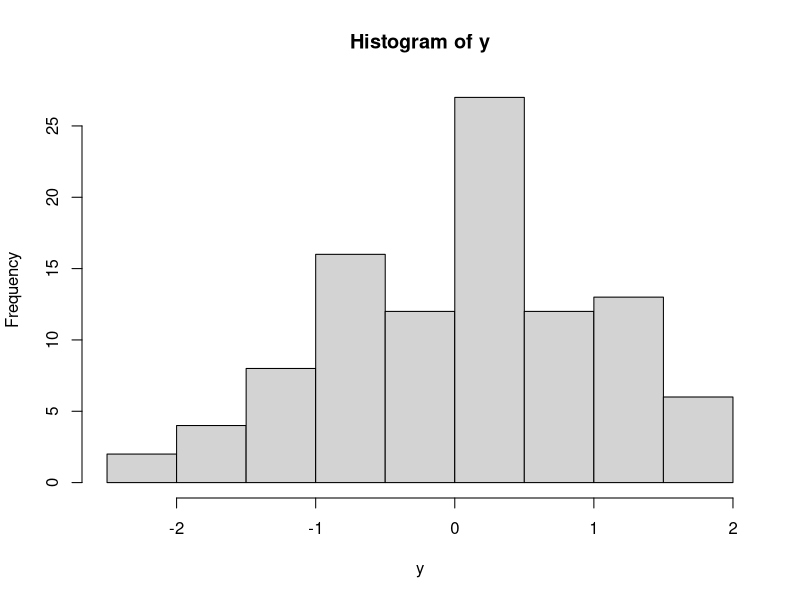

Generate this figure with R:
## ---- chunk 1
knitr::opts_chunk$set(
  echo = TRUE,
  comment = "#>",
  collapse = TRUE,
  warning = FALSE,
  message = FALSE
)
## ---- chunk 2
# random number between 0 and 100
x <- runif(1, 0, 100)
x

# random numbers
y <- rnorm(100)
hist(y)

# if / else if / else
if (x > 3) {
  print("X is greater than 3")
} else if (x < 3) {
  print("X is less than 3")
} else {
  print("X is equal to 3")
}
## ---- chunk 3
# one random number between 0 and 10
x <- runif(1, 0, 10)
x

if (x > 3) {
  print("X is greater than three")
} else {
  print("X is less or equal to three")
}
## ---- chunk 4
# y gets 10 if x > 3, otherwise 0
y <- if (x > 3) {
  10
} else {
  0
}
y
## ---- chunk 5
# loop over a list of words
items <- c("a", "b", "c", "d")

for (item in items) {
  print(item)
}

# loop over numbers 1 to 5
for (i in 1:5) {
  print(i)
}
## ---- chunk 6
# count down from 10 to 1
count <- 10
while (count >= 1) {
  print(count)
  count <- count - 1
}
